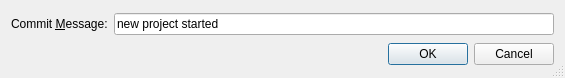
<?xml version="1.0" encoding="UTF-8"?>
<ui version="4.0">
 <class>HgOptionsDialog</class>
 <widget class="QDialog" name="HgOptionsDialog">
  <property name="geometry">
   <rect>
    <x>0</x>
    <y>0</y>
    <width>565</width>
    <height>78</height>
   </rect>
  </property>
  <property name="windowTitle">
   <string>Initial Commit</string>
  </property>
  <property name="whatsThis">
   <string>&lt;b&gt;Initial Commit Dialog&lt;/b&gt;
&lt;p&gt;Enter the message for the initial commit.&lt;/p&gt;</string>
  </property>
  <property name="sizeGripEnabled">
   <bool>true</bool>
  </property>
  <layout class="QVBoxLayout" name="verticalLayout">
   <item>
    <layout class="QHBoxLayout" name="horizontalLayout">
     <item>
      <widget class="QLabel" name="TextLabel5">
       <property name="text">
        <string>Commit &amp;Message:</string>
       </property>
       <property name="buddy">
        <cstring>vcsLogEdit</cstring>
       </property>
      </widget>
     </item>
     <item>
      <widget class="QLineEdit" name="vcsLogEdit">
       <property name="toolTip">
        <string>Enter the log message for the new project.</string>
       </property>
       <property name="whatsThis">
        <string>&lt;b&gt;Log Message&lt;/b&gt;
&lt;p&gt;Enter the log message to be used for the new project.&lt;/p&gt;</string>
       </property>
       <property name="text">
        <string>new project started</string>
       </property>
      </widget>
     </item>
    </layout>
   </item>
   <item>
    <widget class="QDialogButtonBox" name="buttonBox">
     <property name="orientation">
      <enum>Qt::Horizontal</enum>
     </property>
     <property name="standardButtons">
      <set>QDialogButtonBox::Cancel|QDialogButtonBox::Ok</set>
     </property>
    </widget>
   </item>
  </layout>
 </widget>
 <pixmapfunction>qPixmapFromMimeSource</pixmapfunction>
 <tabstops>
  <tabstop>vcsLogEdit</tabstop>
 </tabstops>
 <resources/>
 <connections>
  <connection>
   <sender>buttonBox</sender>
   <signal>accepted()</signal>
   <receiver>HgOptionsDialog</receiver>
   <slot>accept()</slot>
   <hints>
    <hint type="sourcelabel">
     <x>56</x>
     <y>68</y>
    </hint>
    <hint type="destinationlabel">
     <x>51</x>
     <y>77</y>
    </hint>
   </hints>
  </connection>
  <connection>
   <sender>buttonBox</sender>
   <signal>rejected()</signal>
   <receiver>HgOptionsDialog</receiver>
   <slot>reject()</slot>
   <hints>
    <hint type="sourcelabel">
     <x>213</x>
     <y>68</y>
    </hint>
    <hint type="destinationlabel">
     <x>205</x>
     <y>77</y>
    </hint>
   </hints>
  </connection>
 </connections>
</ui>
